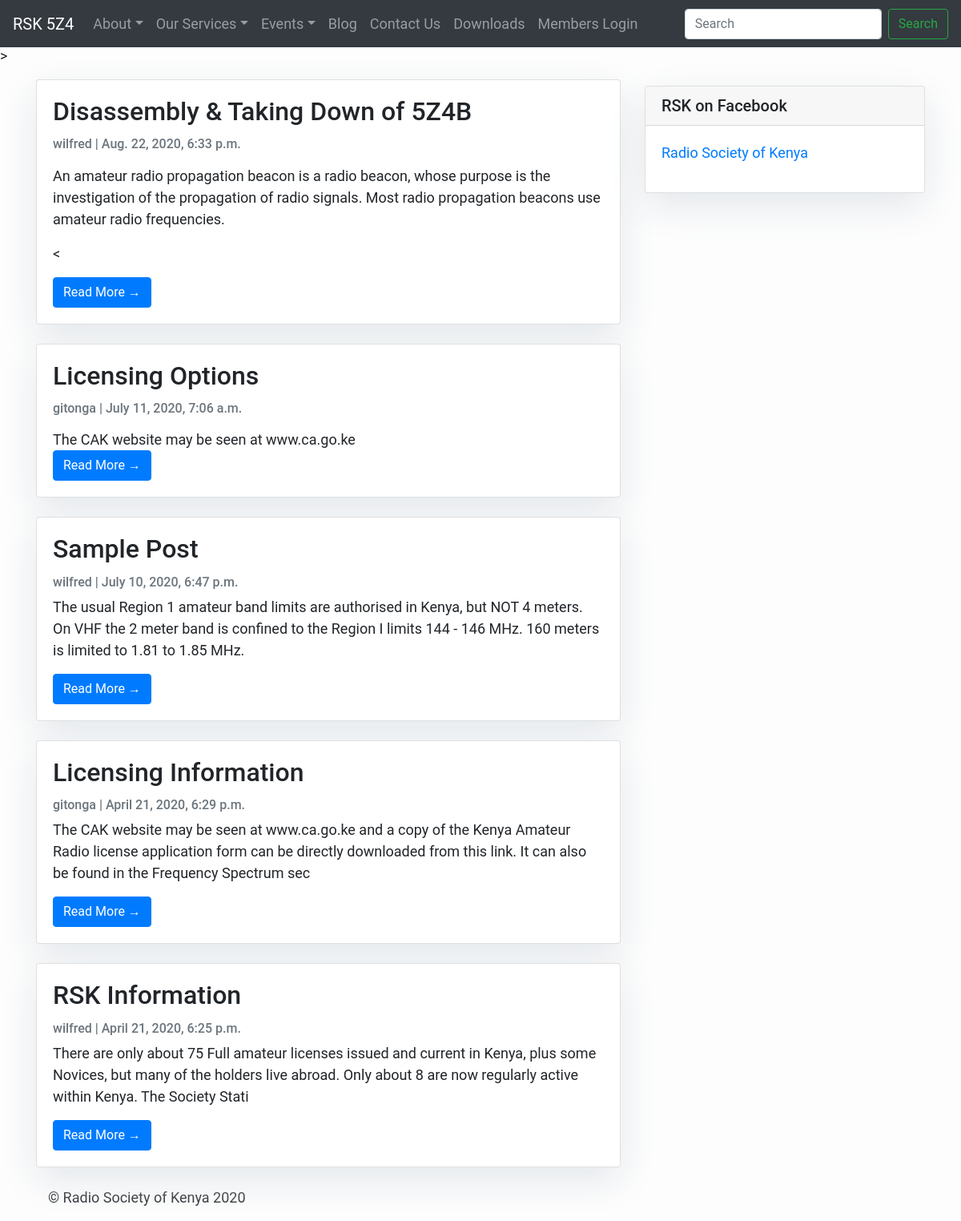
The page /blog/ on the database as committed earlier.
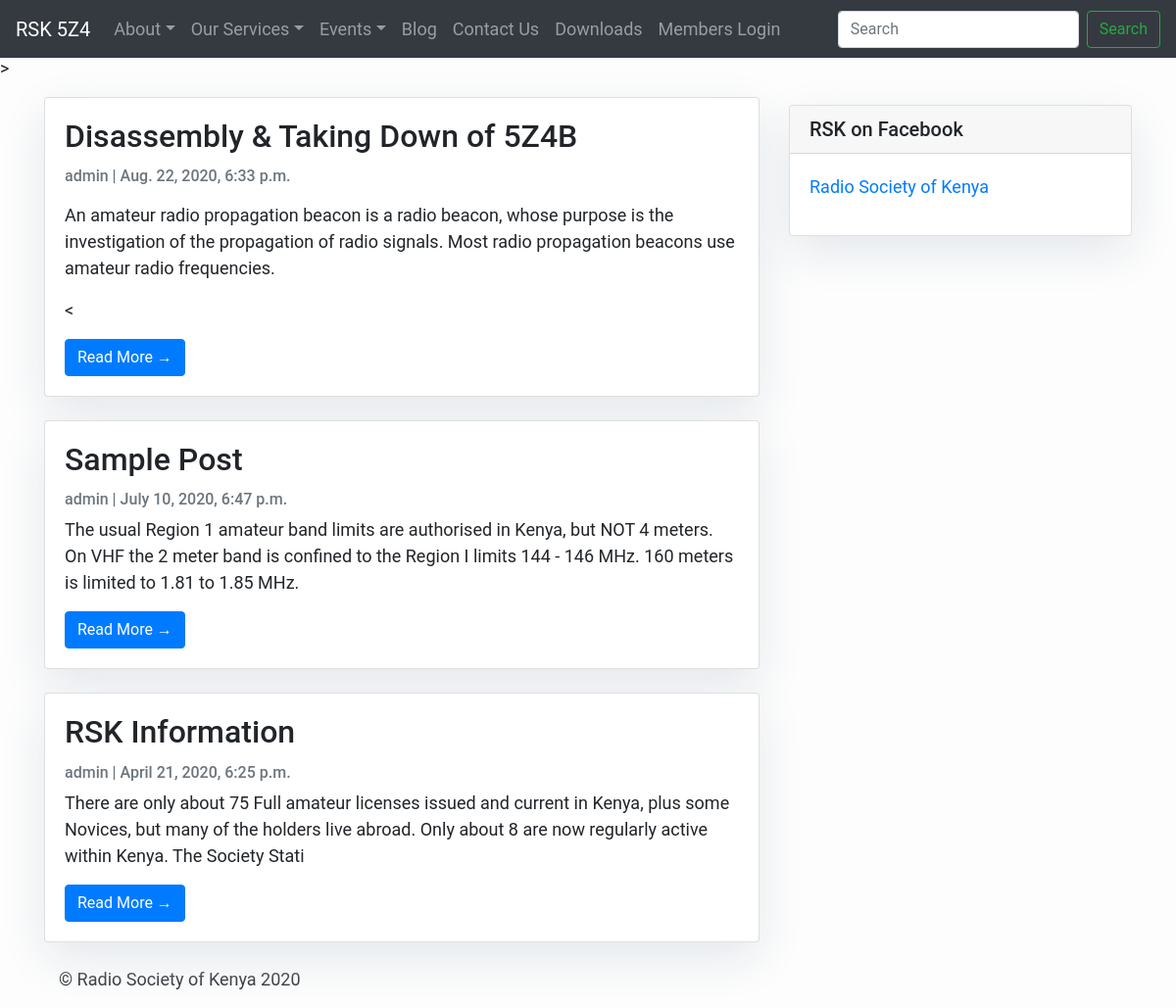
The same page on the database as committed later.
### blog/models.py (models this page shows, shortened)
class Post(models.Model):
    title = models.CharField(max_length=200, unique=True)
    image = models.FileField(upload_to='images/', blank=True)
    slug = models.SlugField(max_length=200, unique=True)
    author = models.ForeignKey(User, on_delete= models.CASCADE,related_name='blog_posts')
    updated_on = models.DateTimeField(auto_now= True)
    content = models.TextField()
    created_on = models.DateTimeField(auto_now_add=True)
    status = models.IntegerField(choices=STATUS, default=0)
    class Meta:
        ordering = ['-created_on']

### blog/views.py (the view)
# urls.py: path('', views.PostList.as_view(), name='home'),
class PostList(generic.ListView):
    queryset = Post.objects.filter(status=1).order_by('-created_on')
    template_name = 'blog.html'
    def get_context_data(self, **kwargs):
        context = super(PostList, self).get_context_data(**kwargs)
        beacon_map = generate_beacon_map()
        context ["beacon_map"] = beacon_map
        return context

### templates/blog.html (shortened to what this page needs)
{% extends "base.html" %}
{% block content %}
>
<div class="container">
    <div class="row">
        <div class="col-md-8 mt-3 left">
            {% for post in post_list %}
            <div class="card mb-4">
                <div class="card-body">
                    <h2 class="card-title">{{ post.title }}</h2>
                    <p class="card-text text-muted h6">{{ post.author }} | {{ post.created_on}}</p>
                    <p class="card-text">{{post.content|slice:":200" | safe }}</p>
                    <a href="{% url 'post_detail' post.slug  %}" class="btn btn-primary">Read More &rarr;</a>
                </div>
            </div>
            {% endfor %}
        </div>
        {% block sidebar %}{% include 'sidebar.html' %} {% endblock sidebar %}
    </div>
</div>
{%endblock%}

### templates/base.html (shortened to what this page needs)
<!doctype html>
<html lang="en">
  <head>
{% load bootstrap4 %}
    <link rel="stylesheet" href="https://stackpath.bootstrapcdn.com/bootstrap/4.5.0/css/bootstrap.min.css">
    <link href="jumbotron.css" rel="stylesheet">
  </head>
  <body>
    <nav class="navbar navbar-expand-md navbar-dark fixed-top bg-dark">
  <a class="navbar-brand" href="http://rsk.or.ke/">RSK 5Z4</a>
  <div class="collapse navbar-collapse" id="navbarsExampleDefault">
    <ul class="navbar-nav mr-auto">
      <li class="nav-item dropdown">
        <a class="nav-link dropdown-toggle" href="#" id="dropdown01" data-toggle="dropdown" aria-haspopup="true" aria-expanded="false">About</a>
      </li>
      <li class="nav-item dropdown">
        <a class="nav-link dropdown-toggle" href="#" id="dropdown02" data-toggle="dropdown" aria-haspopup="true" aria-expanded="false">Our Services</a>
      </li>
      <li class="nav-item dropdown">
        <a class="nav-link dropdown-toggle" href="#" id="dropdown03" data-toggle="dropdown" aria-haspopup="true" aria-expanded="false">Events</a>
      </li>
      <li class="nav-item">
        <a class="nav-link" href="/blog/">Blog</a>
      </li>
      <li class="nav-item">
        <a class="nav-link" href="http://rsk.or.ke/pages/contactus/">Contact Us</a>
      </li>
      <li class="nav-item">
        <a class="nav-link" href="http://rsk.or.ke/manuals/">Downloads</a>
      </li>
      <li class="nav-item">
        <a class="nav-link" href="/admin/">Members Login</a>
      </li>
    </ul>
    <form class="form-inline my-2 my-lg-0">
      <input class="form-control mr-sm-2" type="text" placeholder="Search" aria-label="Search">
      <button class="btn btn-outline-success my-2 my-sm-0" type="submit">Search</button>
    </form>
  </div>
</nav>
{% block content %}{% endblock content %}
<footer class="container">
  <p>&copy; Radio Society of Kenya 2020</p>
</footer>
</html>

### templates/sidebar.html (shortened to what this page needs)
{% block sidebar %}
<div class="col-md-4 float-right ">
<div class="card my-4">
        <h5 class="card-header">RSK on Facebook</h5>
    <div class="card-body">
    <div class="fb-page" data-href="https://www.facebook.com/RadioSocietyofKenya" data-tabs="timeline" data-width="" data-height="" data-small-header="false" data-adapt-container-width="true" data-hide-cover="false" data-show-facepile="true"><blockquote cite="https://www.facebook.com/RadioSocietyofKenya" class="fb-xfbml-parse-ignore"><a href="https://www.facebook.com/RadioSocietyofKenya">Radio Society of Kenya</a></blockquote></div>
    </div>
</div>
</div
{% endblock sidebar %}

### templates/jumbotron.css (style rules this page uses)
body { padding-top: 3.5rem; }

### templates/blog.html (style rules this page uses)
body { font-family: "Roboto", sans-serif; font-size: 18px; background-color: #fdfdfd; }
.card { box-shadow: 0 16px 48px #E3E7EB; }

### templates/sidebar.html (style rules this page uses)
.card { box-shadow: 0 16px 48px #E3E7EB; }

Rows that differ between the two databases and show on the page:
removed Post: title "Licensing Options", author "gitonga", created_on "July 11, 2020, 7:06 a.m.", content "The CAK website may be seen at www.ca.go.ke"
removed Post: title "Licensing Information", author "gitonga", created_on "April 21, 2020, 6:29 p.m.", content "The CAK website may be seen at www.ca.go.ke and a copy of the Kenya Amateur Radio license application form can be directly downloaded from this link. It can also be found in the Frequency Spectrum sec"
changed through a linked row, Post "Disassembly & Taking Down of 5Z4B": author "wilfred" → "admin"
changed through a linked row, Post "Sample Post": author "wilfred" → "admin"
changed through a linked row, Post "RSK Information": author "wilfred" → "admin"
